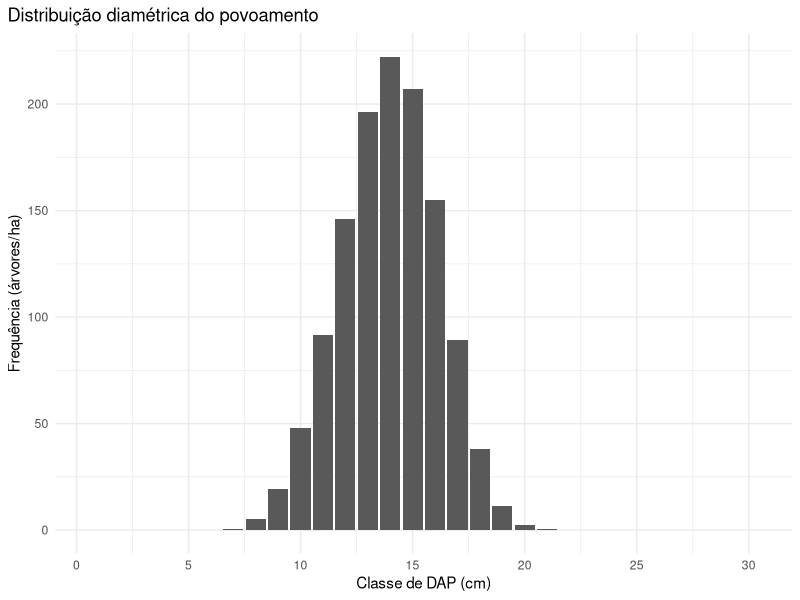
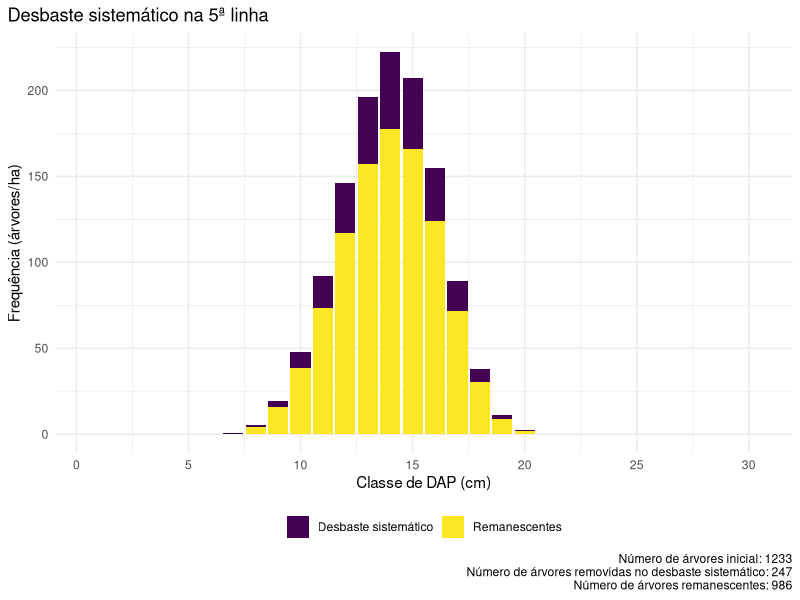
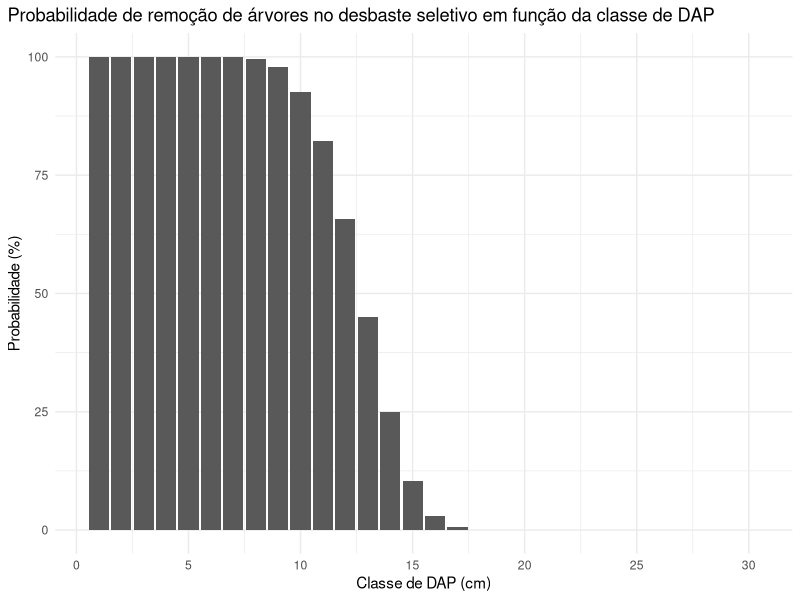
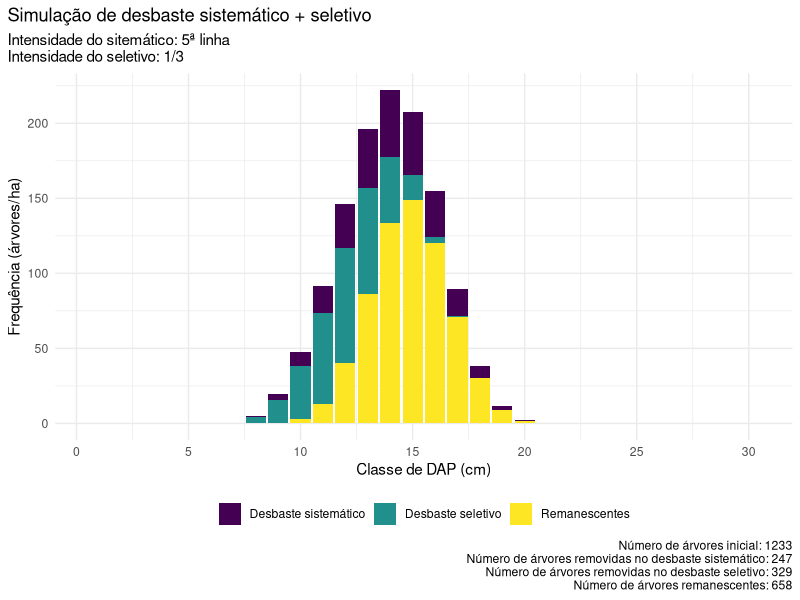
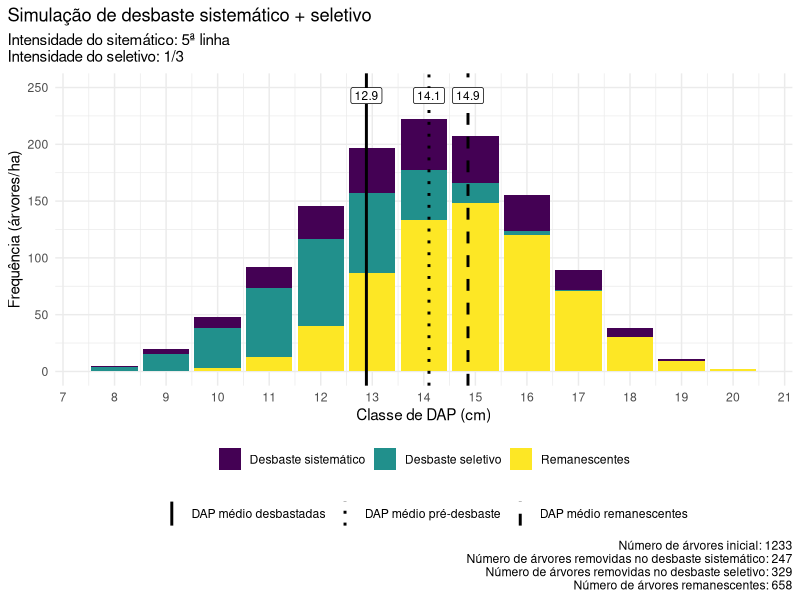

Write the R code that produced these figures, in order.
## ---- chunk 1
# função para recuperação do parâmetro c
c_function <- function (dap,dg,mindap,c,n){
  ((dap^2+(dap-mindap)^2*((gamma(1+2/c)/(gamma(1+1/c)^2)-1)/(1-(1/n)^(1+1/c))^2))-dg^2)^2
}

# função para recuperação do parâmetro a
a_function <- function(dap,dg,mindap,c,n){(dap-(dg-mindap))/(1-(1/n*(1+1/c)))}

# função para recuperação do parâmetro b
b_function <- function(dap,mindap,c,n){((dap-mindap)/gamma(1+1/c))*(1-1/(n^1+1/c))}

# função de densidade de probabilidade de weibull
weibull3p <- function(x,a,b,c){
  (c/b)*(((x-a)/b)^(c-1))*exp(-(((x-a)/b)^c))
}

# função de densidade de probabilidade de weibull acumulada
weibull3p_acum <- function(x,a,b,c){
  1 - exp(-((x-a)/b)^c)
}

## ---- chunk 2
# parâmetros conhecidos do povoamento
dap <- 14.1
dapmin <- 6.3
G <- 19.7
N <- 1233

# cálculo do dg
dg <- sqrt((G/N)*40000/pi)

# obtenção do parâmetro c
par_c <- optimize(
  c_function,
  lower = 0,
  upper = 100,
  tol = .001,
  dap = dap,
  dg = dg,
  mindap = dapmin,
  n = N
)$minimum

# obtenção do parâmetro a
par_a <- a_function(dap, dg, dapmin, par_c, N)

# obtenção do parâmetro b
par_b <- b_function(dap, dapmin, par_c, N)

# parâmetros de Weibull para a distribuição diamétrica do povoamento
c(a = par_a, b = par_b, c = par_c)
## ---- chunk 3
library(dplyr)
library(tidyr)
library(ggplot2)

# vetor de classes de diametro
classes_d <- seq(1,30,1)

# construir tabela de distribuicao diametrica
tab_distribuicao <- tibble(dap = classes_d) %>% 
  mutate(n = weibull3p(classes_d, par_a, par_b, par_c) * N) %>% 
  replace_na(list(n = 0))

# visualizar distribuicao diametrica
ggplot(tab_distribuicao, aes(x = dap, y = n))+
  geom_bar(stat = 'identity')+
  scale_x_continuous(breaks = seq(0,30,5))+
  labs(x = 'Classe de DAP (cm)',
       y = 'Frequência (árvores/ha)',
       title = 'Distribuição diamétrica do povoamento')+
  theme_minimal()+
  theme(plot.title.position = 'plot')
## ---- chunk 4
# definição da intensidade do desbaste sistemático
int_dbsist <- 1/5

# simulação de desbaste sistemático na quarta linha
tab_distribuicao <- tab_distribuicao %>% 
  # quantidade de árvores que são colhidas no desbaste sistematico
  mutate(
    `Desbaste sistemático` = n * int_dbsist
  ) %>% 
  # quantidade de árvores remanescentes
  mutate(
    `Remanescentes` = n - `Desbaste sistemático`
  )
# total de árvores colhidas no sistemático
n_colh_sist <- round(sum(tab_distribuicao$`Desbaste sistemático`))

# total de árvores remanescentes após o sistemático
n_rem_sist <- round(sum(tab_distribuicao$Remanescentes))

tab_distribuicao %>% 
  select(-n) %>% 
  pivot_longer(2:3, names_to = 'situacao', values_to = 'n') %>% 
ggplot(aes(x = dap, y = n, fill = situacao))+
  geom_bar(stat = 'identity')+
  scale_fill_viridis_d()+
  scale_x_continuous(breaks = seq(0,30,5))+
  labs(x = 'Classe de DAP (cm)',
       y = 'Frequência (árvores/ha)',
       title = 'Desbaste sistemático na 5ª linha',
       caption = paste0('Número de árvores inicial: ', N,'\n',
                        'Número de árvores removidas no desbaste sistemático: ', n_colh_sist,'\n',
                        'Número de árvores remanescentes: ', n_rem_sist))+
  theme_minimal()+
  theme(
    plot.title.position = 'plot',
    legend.position = 'bottom',
    legend.title = element_blank()
    )

## ---- chunk 5
# número de árvores que devem remanescer após o desbaste seletivo
nfinal <- 650

# intensidade do desbaste seletivo
int_dbsel <- (n_rem_sist - nfinal) / n_rem_sist

int_dbsel
## ---- chunk 6
# intensidade do desbaste seletivo (arredondado para 1/3)
int_dbsel <- 1/3

# Calcular a probabilidade de corte no desbaste seletivo por baixo por classe de diâmetro
tab_distribuicao <- tab_distribuicao %>% 
  # calcular a distribuição cumulativa
  mutate(
    dist_acum = weibull3p_acum(dap, par_a, par_b, par_c)
    ) %>% 
  replace_na(list(dist_acum=0)) %>% 
  # calcular a probabilidade de colheita
  mutate(
    prob_colh_sel = (1-dist_acum)^(1/int_dbsel-1)
  )

ggplot(tab_distribuicao) +
  geom_bar(aes(x = dap, y = prob_colh_sel * 100 ), stat = 'identity') +
  scale_x_continuous(breaks = seq(0,30,5)) +
  labs(x = 'Classe de DAP (cm)',
       y = 'Probabilidade (%)',
       title = 'Probabilidade de remoção de árvores no desbaste seletivo em função da classe de DAP') +
  theme_minimal() +
  theme(
    plot.title.position = 'plot',
    legend.position = 'bottom',
    legend.title = element_blank()
  )
## ---- chunk 7
tab_distribuicao <- tab_distribuicao %>% 
  # Numero de arvores a serem colhidas no desbaste seletivo
  mutate(
    `Desbaste seletivo` = Remanescentes * prob_colh_sel
    ) %>% 
  # Recalculo do numero de arvores remanescentes
  mutate(
    Remanescentes = n - (`Desbaste sistemático` + `Desbaste seletivo`)
  )


# total de árvores colhidas no seletivo
n_colh_sel <- round(sum(tab_distribuicao$`Desbaste seletivo`))

# total de árvores remanescentes após o desbaste seletivo + sistemático
n_rem_sist <- round(sum(tab_distribuicao$Remanescentes))

tab_distribuicao %>% 
  select(dap, `Desbaste sistemático`,`Desbaste seletivo`,Remanescentes) %>% 
  pivot_longer(2:4, names_to = 'situacao', values_to = 'n') %>% 
  mutate(situacao = factor(situacao, levels = c('Desbaste sistemático','Desbaste seletivo','Remanescentes'), ordered = T)) %>% 
ggplot(aes(x = dap, y = n, fill = situacao))+
  geom_bar(stat = 'identity')+
  scale_fill_viridis_d()+
  scale_x_continuous(breaks = seq(0,30,5))+
  labs(x = 'Classe de DAP (cm)',
       y = 'Frequência (árvores/ha)',
       title = 'Simulação de desbaste sistemático + seletivo',
       subtitle = 'Intensidade do sitemático: 5ª linha\nIntensidade do seletivo: 1/3',
       caption = paste0('Número de árvores inicial: ', N,'\n',
                        'Número de árvores removidas no desbaste sistemático: ', n_colh_sist,'\n',
                        'Número de árvores removidas no desbaste seletivo: ', n_colh_sel,'\n',
                        'Número de árvores remanescentes: ', n_rem_sist))+
  theme_minimal()+
  theme(
    plot.title.position = 'plot',
    legend.position = 'bottom',
    legend.title = element_blank()
    )

## ---- chunk 8

dap_medio_desb <- tab_distribuicao %>% 
  mutate(dap_x_n = dap * (`Desbaste seletivo` + `Desbaste sistemático`)) %>% 
  summarise(dapmedio = sum(dap_x_n)/sum((`Desbaste seletivo` + `Desbaste sistemático`))) %>% 
  pull(dapmedio)

dap_medio_pos_desb <- tab_distribuicao %>% 
  mutate(dap_x_n = dap * Remanescentes) %>% 
  summarise(dapmedio = sum(dap_x_n)/sum(Remanescentes)) %>% 
  pull(dapmedio)

dist_tab <- tab_distribuicao %>% 
  select(dap, `Desbaste sistemático`,`Desbaste seletivo`,Remanescentes) %>% 
  pivot_longer(2:4, names_to = 'situacao', values_to = 'n') %>% 
  mutate(situacao = factor(situacao, levels = c('Desbaste sistemático','Desbaste seletivo','Remanescentes'), ordered = T))

ggplot()+
  geom_bar(aes(x = dap, y = n, fill = situacao), stat = 'identity', dist_tab)+
  geom_vline(aes(xintercept = dap, linetype = 'DAP médio pré-desbaste'), size = 1)+
  geom_vline(aes(xintercept = dap_medio_pos_desb, linetype = 'DAP médio remanescentes'), size = 1)+
  geom_vline(aes(xintercept = dap_medio_desb, linetype = 'DAP médio desbastadas'), size = 1)+
  geom_label(aes(x = dap, y = 250, label = round(dap,1)), size = 3, vjust = 1)+
  geom_label(aes(x = dap_medio_pos_desb, y = 250, label = round(dap_medio_pos_desb,1)), size = 3, vjust = 1)+
  geom_label(aes(x = dap_medio_desb, y = 250, label = round(dap_medio_desb,1)), size = 3, vjust = 1)+
  scale_fill_viridis_d()+
  scale_linetype_manual(values = c('solid','dotted','dashed'))+
  scale_x_continuous(limits = c(7.5, 20.5), breaks = seq(0,30,1))+
  scale_y_continuous(limits = c(0, 250))+
  labs(x = 'Classe de DAP (cm)',
       y = 'Frequência (árvores/ha)',
       title = 'Simulação de desbaste sistemático + seletivo',
       subtitle = 'Intensidade do sitemático: 5ª linha\nIntensidade do seletivo: 1/3',
       caption = paste0('Número de árvores inicial: ', N,'\n',
                        'Número de árvores removidas no desbaste sistemático: ', n_colh_sist,'\n',
                        'Número de árvores removidas no desbaste seletivo: ', n_colh_sel,'\n',
                        'Número de árvores remanescentes: ', n_rem_sist))+
  theme_minimal()+
  theme(
    plot.title.position = 'plot',
    legend.position = 'bottom',
    legend.box = 'vertical',
    legend.title = element_blank()
    )

